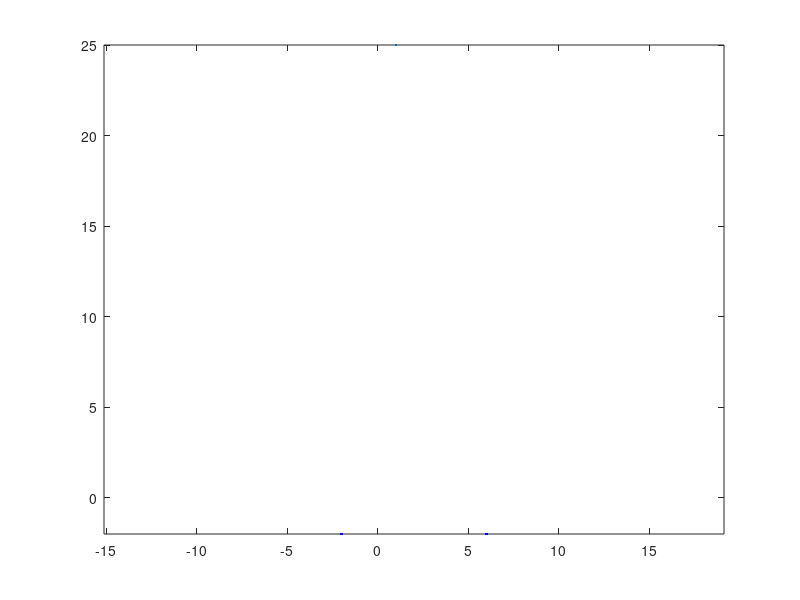

Reproduce this figure in MATLAB. (Note: this script raises an error after producing the figure.)
%write the points
px=[-2,6];
py=[-2,-2];
vx=[6,4];
vy=[-4,4];
plot(px,py,'b.',MarkerSize=25);
axis equal; hold on;
%parameter values
t1=0; t2=1;
%assign variables
syms a3 a2 a1 a0 b3 b2 b1 b0 t
%write 3rd degree polynomial equations x(t) & y(t)
x(t)=a3*t^3+a2*t^2+a1*t+a0;
y(t)=b3*t^3+b2*t^2+b1*t+b0;
%for vector v taking diff
dx=diff(x,t);
dy=diff(y,t);

%for eqaution x(t)
ex=[x(t1)==px(1)
    x(t2)==px(2)
    dx(t1)==vx(1)
    dx(t2)==vx(2)];
s=solve(ex,[a3 a2 a1 a0]);
hx=subs(x,[a3 a2 a1 a0],[s.a3 s.a2 s.a1 s.a0]);
%for eqaution y(t)
ey=[y(t1)==py(1)
    y(t2)==py(2)
    dy(t1)==vy(1)
    dy(t2)==vy(2)];
s=solve(ey,[b3 b2 b1 b0]);
hy=subs(y,[b3 b2 b1 b0],[s.b3 s.b2 s.b1 s.b0]);
%draw the arc
fplot(hx,hy,[t1 t2])
hold on;
%draw the vector v1
quiver(px(1),py(1),vx(1),vy(1),'k')
%draw the vector v2
quiver(px(2),py(2),vx(2),vy(2),'r')
